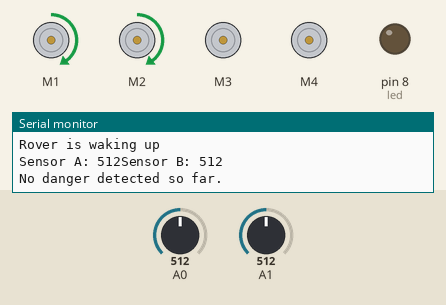
A sketch run on a simulated Arduino Uno, built with avr-gcc and run on an emulated ATmega328P. Parts: 4 × DC motor (green arrow = forward, orange = backward, longer = faster), output pins drawn as LEDs (lit = HIGH), the last lines printed to the serial monitor. Inputs (shaded band) come from the test bench; at power-on: A0 = 512, A1 = 512.

Above: at 3.2 s.
3.3 s: A0 set to 306
5.3 s: A0 set to 282
At 8.15 s:
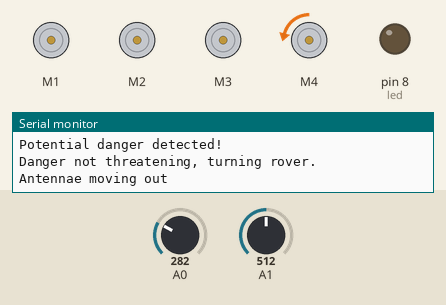
At 9.4 s:
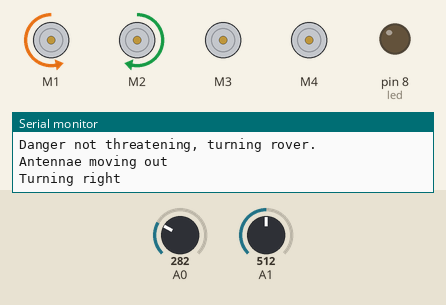
10.0 s: A1 set to 361
15.1 s: A1 set to 339
18.6 s: A1 set to 360
At 23.8 s:
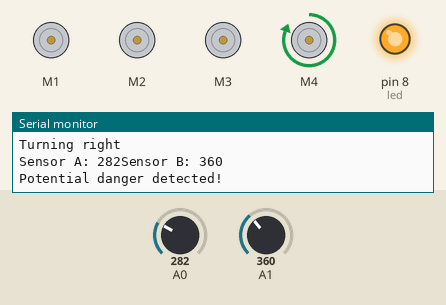
Timing chart, 0 to 24.7 s (numbered marks = the images above; inputs shaded):
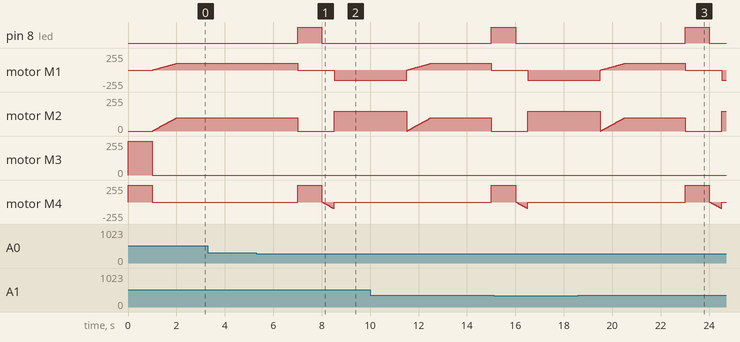

The sketch:

sketch_apr16a_full.ino
```cpp
/*****Programmed algorithm for EPQ rover bot********/
//LED to light up when rover goees into reaction subroutine
const int led = 8;

//-----------Motor----------------
#include <Wire.h>
#include <Adafruit_MotorShield.h>
#include "utility/Adafruit_MS_PWMServoDriver.h"

// create motor shield object
Adafruit_MotorShield AFMS = Adafruit_MotorShield();

Adafruit_DCMotor *M1 = AFMS.getMotor(1);
Adafruit_DCMotor *M2 = AFMS.getMotor(2);
Adafruit_DCMotor *M3 = AFMS.getMotor(3);
Adafruit_DCMotor *M4 = AFMS.getMotor(4);

//-------Vibration Sensors----------
int vib1;
int vib2;

//-------State Subroutines------------
boolean react(int r1,int r2) {
  boolean go_protect = false;
  int i;
  int thresh2 = 350;


  int retract = 255; //sets speed of motors that move antennae

  digitalWrite(led,HIGH);

  if ((r1 < thresh2) && (r2 < thresh2)) {
    go_protect = true;

    //full reaction occurs
    Serial.println("Full reaction in both antennae");
    M3->setSpeed(retract);
    M3->run(FORWARD);
    M4->setSpeed(retract);
    M4->run(FORWARD);
    delay(1000);
    M3->run(RELEASE);
    M4->run(RELEASE);
  }
  else if ((r1 < thresh2) || (r2 < thresh2)) {
    go_protect = false;

    //full reaction occurs in one antennae
    if (r1 > r2) {
      Serial.println("Full reaction in one antennae");
      M3->setSpeed(retract);
      M3->run(FORWARD);
      delay(retract);
      M3->run(RELEASE);
    }
    else if (r1 < r2){
      M4->setSpeed(retract);
      M4->run(FORWARD);
      delay(1000);
      M4->run(RELEASE);
    }
    else {
      go_protect = false;
      // if vibrations are not severe enough to reach second threshold, only half reaction occurs
      M3->setSpeed(retract);
      M3->run(FORWARD);
      M4->setSpeed(retract);
      M4->run(FORWARD);
      delay(500);
      M3->run(RELEASE);
      M4->run(RELEASE);
    }
  }
    digitalWrite(led,LOW);
    return go_protect;
  }

void turns(int read1, int read2) {
    int i;

    //antennae needs to move out before rover begins to turn
    if (read1 > read2) {
      Serial.println("Antennae moving out");
       M3->run(BACKWARD);
        for (i = 0; i < 255; i++) {
          M3->setSpeed(i);
          delay(5);
        }
        delay(1000);
      M3->run(RELEASE);

      Serial.println("Turning left");
      M1->setSpeed(150);
      M1->run(FORWARD);
      M2->setSpeed(150);
      M2->run(BACKWARD);
      delay(3000);
      M1->run(RELEASE);
      M2->run(RELEASE);
    }
    else{
      Serial.println("Antennae moving out");
      M4->run(BACKWARD);
        for (i = 0; i < 100; i++) {
          M4->setSpeed(i);
          delay(5);
        }
      M4->run(RELEASE);

      Serial.println("Turning right");
      M1->setSpeed(150);
      M1->run(BACKWARD);
      M2->setSpeed(150);
      M2->run(FORWARD);
      delay(3000);
      M1->run(RELEASE);
      M2->run(RELEASE);
    }

  }

void protect(){
    int thresh3 = 300;
    Serial.println("Protect!");

    //wait 2 secs
    delay(2000);
    int newread1 = analogRead(A0);
    delay(500);
    int newread2 = analogRead(A1);

    //decides whether to continue protecting
    while ((newread1 < thresh3)||(newread2 < thresh3)){
      delay(1000);
      // takes a new reading every second
      newread1 = analogRead(A0);
      delay(500);
      newread2 = analogRead(A1);
      Serial.print("Sensor A: ");
      Serial.print(newread1);
      Serial.print("Sensor B: ");
      Serial.println(newread2);
      Serial.println("Protect!");
    }

    //turns(newread1, newread2);
  }


//intial subroutine, only runs once
void setup() {
  Serial.begin(9600);           // set up Serial library at 9600 bps
  Serial.println("Rover is waking up");
  AFMS.begin();  // create with the default frequency 1.6KHz
  //AFMS.begin(1000);  // OR with a different frequency, say 1KHz

  //speed variables for motors
  int slow = 100;
  int pace = 200;

  // Set the speed to start, from 0 (off) to 255 (max speed)
  M1->setSpeed(slow);
  M2->setSpeed(slow);
  M3->setSpeed(255);
  M4->setSpeed(255);

  M3->run(FORWARD);
  M4->run(FORWARD);
  delay(1000);
  // turn on motor
  M3->run(RELEASE);
  M4->run(RELEASE);

  // rover begins moving forward
  M1->run(FORWARD);
  M2->run(FORWARD);

  int i;
  for (i = 0; i < slow; i++) {
    M1->setSpeed(i);
    M2->setSpeed(i);
    delay(10);
  }
  pinMode(led,OUTPUT);
}

//subroutine continues to run
void loop() {
  // limit that seperates casual vibrations from vibrations
  // that could imply danger
  // intial threshold for vibrations
  /**lower values from the vibrations sensors imply greater vibrations
  because the spring inside the switch closes the current, causing a drop in voltage in the circuit **/
  int threshold = 300;
  int read1 = 0;
  int read2 = 0;
  int i;
  //speed variables for motors
  int slow = 100;
  int pace = 200;

  //rover is moving forward
  M1->run(FORWARD);
  M2->run(FORWARD);

  M3->run(RELEASE);
  M4->run(RELEASE);

  // first reading taken from vibration sensors
  read1 = analogRead(A0);
  //needs a gap between readings to get a more accurate reading from both analog pins
  delay(500);
  read2 = analogRead(A1);

  Serial.print("Sensor A: ");
  Serial.print(read1);
  Serial.print("Sensor B: ");
  Serial.println(read2);


  if ((read1 < threshold) || (read2 < threshold)) {
    // rover stops moving
    M1->run(RELEASE);
    M2->run(RELEASE);

    //writing to serial output is useful for debugging, understanding "thought process" of rover
    // as it calls different subroutines
    Serial.println("Potential danger detected!");
    // calls reaction function
    boolean hide = react(read1,read2);
    //if react returns true, call protect procedure
    //hide allows potential danger be evaluated by the react subroutine
    if (hide == true) {
      Serial.println("Danger detected! Protect.");
      protect();
      //antennae move out again
      M3->run(BACKWARD);
      M4->run(BACKWARD);
        for (i = 0; i < 255; i++) {
          M3->setSpeed(i);
          M4->setSpeed(i);
          delay(5);
        delay(1000);
        }

      // rover begins moving forward again
      M1->run(FORWARD);
      M2->run(FORWARD);
      for (i = 0; i < slow; i++) {
        M1->setSpeed(i);
        M2->setSpeed(i);
        delay(10);
      }
    }
    else if (hide == false) {
      Serial.println("Danger not threatening, turning rover.");
      turns(read1,read2);


      //begins moving forwards again
      M1->run(FORWARD);
      M2->run(FORWARD);
      for (i = 0; i < slow; i++) {
        M1->setSpeed(i);
        M2->setSpeed(i);
        delay(10);

       }

    }

    delay(1000);
  }
  else {
    Serial.println("No danger detected so far.");
  }
  delay(1000);
}
```

Measured:
- the behaviour switches between 300 and 299 on A0 (found by bisection; images 0 and 1)
- after the input at 5.3 s, pin 8 (led): LOW → HIGH after 1.7 s, → LOW 1.0 s later; motor M1: forward 99/255 → stopped after 1.7 s, → backward 150/255 1.5 s later; motor M2: forward 99/255 → stopped after 1.7 s, → forward 150/255 1.5 s later
- after the input at 18.6 s, motor M3: stays stopped (without the input it goes to forward 255/255 after 4.4 s)
